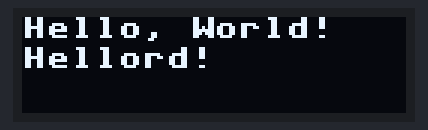
The program below on a simulated Raspberry Pi Pico running MicroPython. On the bench: 128×32 one-colour display. Library files of the repository ran but are not shown: ssd1306.py. At 6.1 s the program stops and its outputs stay as they are.

Above: at 0.1 s.
At 4.1 s:
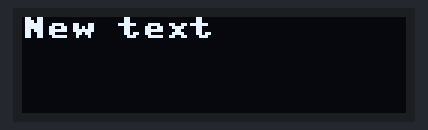

The program:

Write_to_OLED.py
```python
# Test message on Tiny OLED screen

from machine import Pin, I2C
from time import sleep

import ssd1306

# Note screen is assumed to be at 0x3c - look to use SoftI2C if it is not.
i2c = I2C(0, scl=Pin(1), sda=Pin(0))

oled_width = 128
oled_height = 32
oled = ssd1306.SSD1306_I2C(oled_width, oled_height, i2c)

oled.text('Hello, World!', 0, 0)
oled.text('Hellord!', 0, 10)

oled.show()

#######################################################
# WARNING - After poweroff() you cannot power back on #
#           with the poweron() function - you have to #
#           use the init_display() function           #
#           Creating the OLED object runs the init so #
#           you do not need to init at the end of the #
#           program for the next time :-)             #
#######################################################

# Clear the screen by turning it off.
sleep(2)
oled.poweroff()

# Power the screen back up and display new text
sleep(2)
oled.init_display()
oled.text("New text", 0, 0)
oled.show()

# Turnthe screen off at the end else it will stay showing the last message
sleep(2)
oled.poweroff()
```

Measured:
- what the display in image 1 shows lasts 2.0 s, from 4.1 s to 6.1 s
